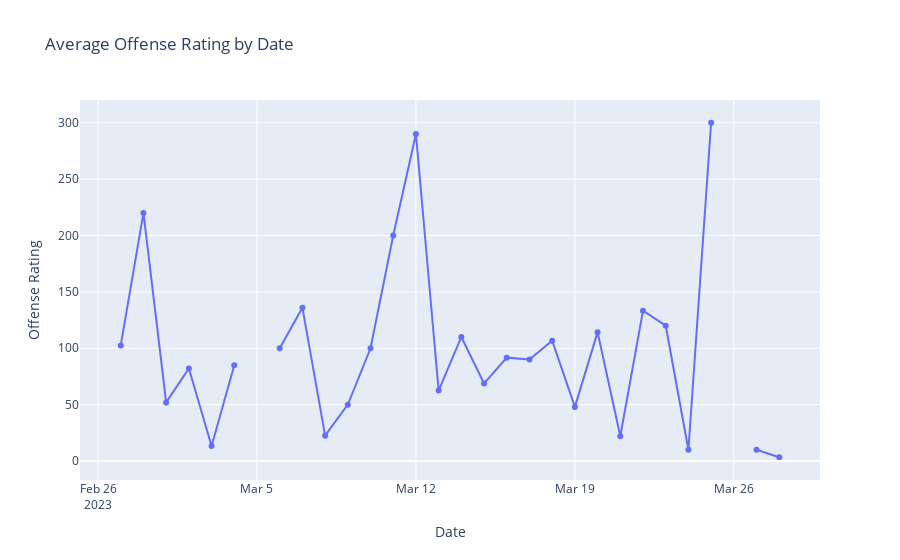

Notebook source saved alongside this figure:
### Code cell
# convert the Published At column to datetime format and set it as the index
df['publishedAt'] = pd.to_datetime(df['publishedAt'])
df.set_index('publishedAt', inplace=True)

# group the data by date and calculate the mean Offense Rating for each date
daily_avg = df['Offense Rating'].resample('D').mean()

# create the line plot using Plotly
fig = go.Figure(go.Scatter(x=daily_avg.index, y=daily_avg.values, mode='lines'))

fig = go.Figure(go.Scatter(
    x=daily_avg.index,
    y=daily_avg.values,
    mode='lines+markers',
    hovertemplate='<b>Date: %{x}</b><br>Average Offense Rating: %{y:.2f}<br><a href="%{text}" target="_blank">Click for more info</a>',
    text=['http://example.com']*len(daily_avg.index) # set the target URLs for each point
))

# set the chart title and axis labels
fig.update_layout(
    title='Average Offense Rating by Date',
    xaxis_title='Date',
    yaxis_title='Offense Rating',
)

# show the chart
fig.show()
pyo.plot(fig, filename='timeline.html')

### Figure 1 — Plotly figure (JSON) as saved in the notebook; plotly's stock layout.template omitted (floating-point values rounded to 4 significant figures)
{"data": [{"hovertemplate": "<b>Date: %{x}</b><br>Average Offense Rating: %{y:.2f}<br><a href=\"%{text}\" target=\"_blank\">Click for more info</a>", "mode": "lines+markers", "text": ["http://example.com", "http://example.com", "http://example.com", "http://example.com", "http://example.com", "http://example.com", "http://example.com", "http://example.com", "http://example.com", "http://example.com", "http://example.com", "http://example.com", "http://example.com", "http://example.com", "http://example.com", "http://example.com", "http://example.com", "http://example.com", "http://example.com", "http://example.com", "http://example.com", "http://example.com", "http://example.com", "http://example.com", "http://example.com", "http://example.com", "http://example.com", "http://example.com", "http://example.com", "http://example.com"], "type": "scatter", "x": ["2023-02-27T00:00:00+00:00", "2023-02-28T00:00:00+00:00", "2023-03-01T00:00:00+00:00", "2023-03-02T00:00:00+00:00", "2023-03-03T00:00:00+00:00", "2023-03-04T00:00:00+00:00", "2023-03-05T00:00:00+00:00", "2023-03-06T00:00:00+00:00", "2023-03-07T00:00:00+00:00", "2023-03-08T00:00:00+00:00", "2023-03-09T00:00:00+00:00", "2023-03-10T00:00:00+00:00", "2023-03-11T00:00:00+00:00", "2023-03-12T00:00:00+00:00", "2023-03-13T00:00:00+00:00", "2023-03-14T00:00:00+00:00", "2023-03-15T00:00:00+00:00", "2023-03-16T00:00:00+00:00", "2023-03-17T00:00:00+00:00", "2023-03-18T00:00:00+00:00", "2023-03-19T00:00:00+00:00", "2023-03-20T00:00:00+00:00", "2023-03-21T00:00:00+00:00", "2023-03-22T00:00:00+00:00", "2023-03-23T00:00:00+00:00", "2023-03-24T00:00:00+00:00", "2023-03-25T00:00:00+00:00", "2023-03-26T00:00:00+00:00", "2023-03-27T00:00:00+00:00", "2023-03-28T00:00:00+00:00"], "y": [102.5, 220, 52, 82, 13.33, 85, null, 100, 136, 22.5, 50, 100, 200, 290, 62.5, 110, 68.75, 91.67, 90, 106.7, 48, 114.3, 22, 133.3, 120, 10, 300, null, 10, 3.333]}], "layout": {"title": {"text": "Average Offense Rating by Date"}, "xaxis": {"title": {"text": "Date"}}, "yaxis": {"title": {"text": "Offense Rating"}}}}
